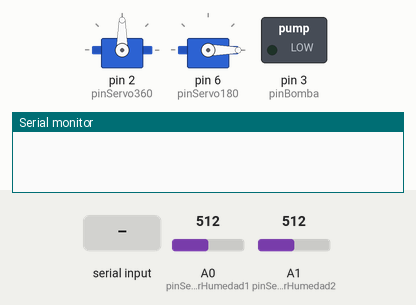
Recording of a sketch running on a simulated Arduino Uno, built with avr-gcc and run on an emulated ATmega328P. Parts: 2 × servo, switched loads named in the sketch (green lamp = pin HIGH), the last lines printed to the serial monitor. The test bench sets the inputs (shaded band); at power-on: A0 (pinSensorHumedad1) = 512, A1 (pinSensorHumedad2) = 512.

Above: at 1.2 s.
1.3 s: "VENTANA_ABRIR\n" received over Serial
At 2.6 s:
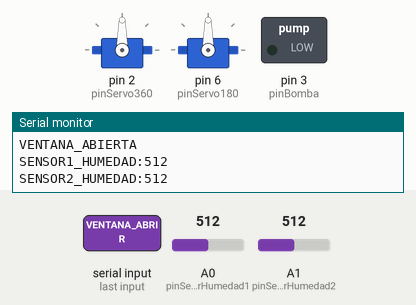
3.1 s: "BOMBA_ON\n" received over Serial
At 4.1 s:
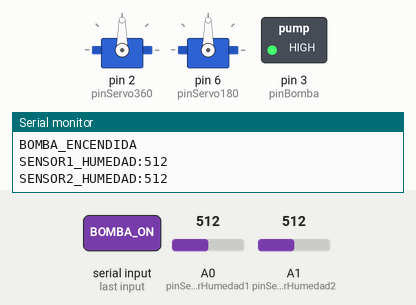
4.6 s: "VENTANA_CERRAR\n" received over Serial
At 5.7 s:
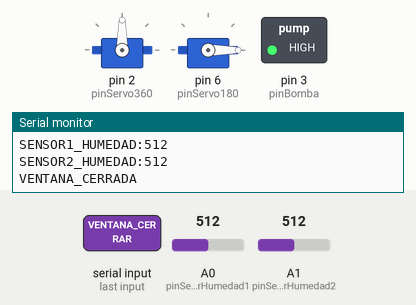
6.4 s: "VENTANA_ABRIR\n" received over Serial
At 6.61 s:
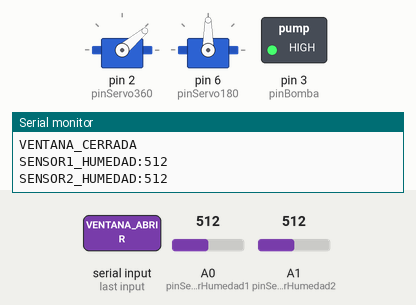
Timing chart, 0 to 9.2 s (numbered marks = the images above; inputs shaded):
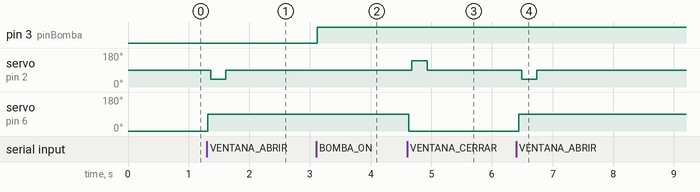

The sketch:

arduino1.ino
```cpp
#include <Servo.h>

// --- RIEGO Y HUMEDAD ---
const int pinBomba = 3;
const int pinSensorHumedad1 = A0;
const int pinSensorHumedad2 = A1;

// --- TECHO / VENTANA ---
Servo servo360; // Pin 2: Servo de rotación continua (360°)
Servo servo180; // Pin 6: Servo posicional (180°)

const int pinServo360 = 2;
const int pinServo180 = 6;

// Calibración del Servo 360° (Invertidos para que al abrir cierre y viceversa)
const int SERVO_360_PARADO = 90;
const int SERVO_360_GIRAR_ABRIR = 40; // Antes era 40, ahora invierte el sentido al abrir
const int SERVO_360_GIRAR_CERRAR = 140;   // Antes era 140, ahora invierte el sentido al cerrar

// Tiempo de giro (puedes ajustarlo si necesitas más o menos recorrido)
const unsigned long TIEMPO_GIRAR = 250;

// Posiciones para el Servo de 180°
const int ANGULO_180_ABRIR = 90;
const int ANGULO_180_CERRAR = 0;

void setup() {
    Serial.begin(9600);

    pinMode(pinBomba, OUTPUT);
    pinMode(pinSensorHumedad1, INPUT);
    pinMode(pinSensorHumedad2, INPUT);

    digitalWrite(pinBomba, LOW);

    // Inicializar servos
    servo360.attach(pinServo360);
    servo360.write(SERVO_360_PARADO);

    servo180.attach(pinServo180);
    servo180.write(ANGULO_180_CERRAR);
}

void loop() {
    int valorHumedad1 = analogRead(pinSensorHumedad1);
    int valorHumedad2 = analogRead(pinSensorHumedad2);

    // --- COMANDOS DEL SERVIDOR ---
    if (Serial.available() > 0) {
        String command = Serial.readStringUntil('\n');
        command.trim();

        // BOMBA
        if (command == "BOMBA_ON") {
            digitalWrite(pinBomba, HIGH);
            Serial.println("BOMBA_ENCENDIDA");
        } else if (command == "BOMBA_OFF") {
            digitalWrite(pinBomba, LOW);
            Serial.println("BOMBA_APAGADA");
        }

        // VENTANA: ABRIR
        else if (command == "VENTANA_ABRIR") {
            // 1. Mover el servo de 180° a su posición abierta
            servo180.write(ANGULO_180_ABRIR);
            delay(50);

            // 2. Girar el de 360° con el nuevo sentido de apertura y detenerlo en 90
            servo360.write(SERVO_360_GIRAR_ABRIR);
            delay(TIEMPO_GIRAR);
            servo360.write(SERVO_360_PARADO);

            Serial.println("VENTANA_ABIERTA");
        }
        // VENTANA: CERRAR
        else if (command == "VENTANA_CERRAR") {
            // 1. Regresar el servo de 180° a 0°
            servo180.write(ANGULO_180_CERRAR);
            delay(50);

            // 2. Girar el de 360° con el nuevo sentido de cierre y detenerlo en 90
            servo360.write(SERVO_360_GIRAR_CERRAR);
            delay(TIEMPO_GIRAR);
            servo360.write(SERVO_360_PARADO);

            Serial.println("VENTANA_CERRADA");
        }
    }

    // --- ENVIAR HUMEDAD CADA 2 SEGUNDOS ---
    static unsigned long lastSend = 0;
    if (millis() - lastSend > 2000) {
        lastSend = millis();
        Serial.print("SENSOR1_HUMEDAD:");
        Serial.println(valorHumedad1);
        Serial.print("SENSOR2_HUMEDAD:");
        Serial.println(valorHumedad2);
    }

    delay(50);
}
```

Measured:
- after the input at 1.3 s, servo on pin 2 (pinServo360): 90° → 40° after 0.06 s, → 90° 0.25 s later; servo on pin 6 (pinServo180): 0° → 90° at once
- after the input at 3.1 s, pin 3 (pinBomba): LOW → HIGH at once
- after the input at 4.6 s, servo on pin 2 (pinServo360): 90° → 140° after 0.08 s, → 90° 0.25 s later; servo on pin 6 (pinServo180): 90° → 0° at once
- after the input at 6.4 s, servo on pin 2 (pinServo360): 90° → 40° after 0.09 s, → 90° 0.25 s later; servo on pin 6 (pinServo180): 0° → 90° at once
